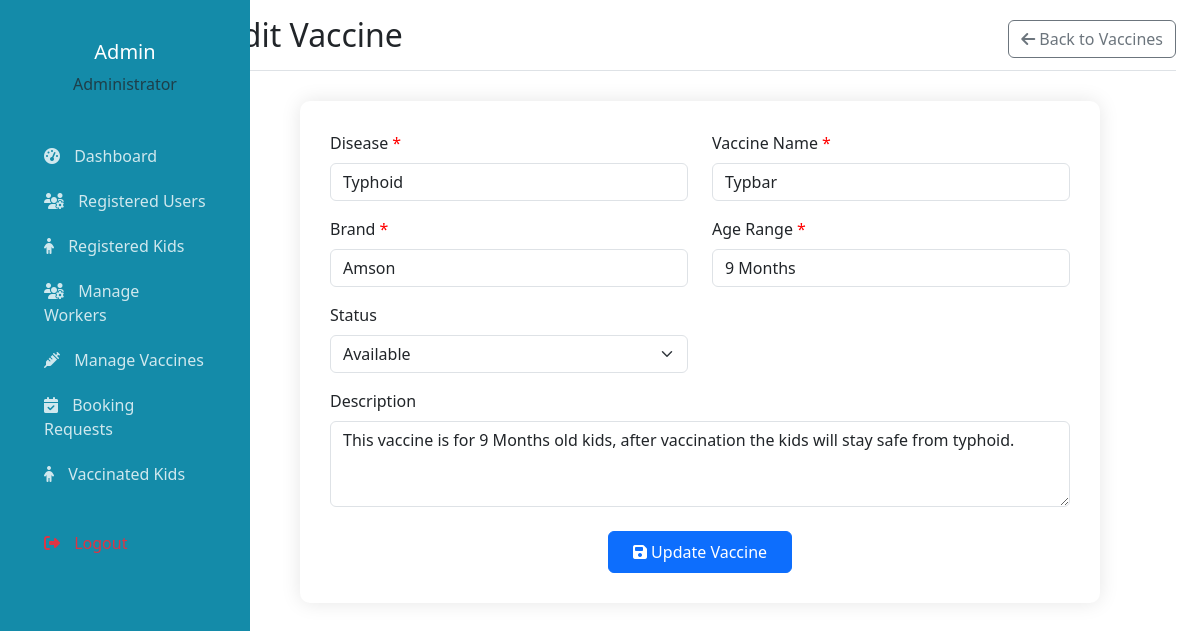
Page /admin/edit_vaccine.php?id=2 (signed in) on the committed database.
### tables this page shows
CREATE TABLE IF NOT EXISTS `vaccines` (
  `id` int NOT NULL AUTO_INCREMENT,
  `disease` varchar(100) NOT NULL,
  `vaccine_name` varchar(100) NOT NULL,
  `brand` varchar(100) NOT NULL,
  `age_range` varchar(50) NOT NULL COMMENT 'e.g., "0-6 months", "1-2 years"',
  `status` enum('Available','Unavailable') DEFAULT 'Available',
  `can_book` tinyint(1) DEFAULT '1' COMMENT '1=Book Now enabled, 0=disabled',
  `description` text,
  `created_at` timestamp NULL DEFAULT CURRENT_TIMESTAMP,
  `updated_at` timestamp NULL DEFAULT CURRENT_TIMESTAMP ON UPDATE CURRENT_TIMESTAMP,
  PRIMARY KEY (`id`)
);

### admin/edit_vaccine.php (the view, shortened to what this page needs)
<?php
require_once '../includes/db_connection.php';
$id = $disease = $vaccine_name = $brand = $age_range = $status = $description = '';
if($_SERVER['REQUEST_METHOD'] == 'GET'){
$id = $_GET["id"];
$sql = "SELECT * FROM vaccines WHERE id = $id";
$result = $connection->query($sql);
$row = $result->fetch_assoc();
$disease = $row["disease"];
$vaccine_name = $row["vaccine_name"];
$brand = $row["brand"];
$age_range = $row["age_range"];
$status = $row["status"];
$description = $row["description"];
}
?>
<!DOCTYPE html>
<html lang="en">
<head>
</head>
<body>
    <div class="container-fluid">
        <div class="row">
            <?php include 'admin_sidebar.php'; ?>
            <main class="col-md-9 ms-sm-auto col-lg-10 px-md-4">
                <div class="d-flex justify-content-between flex-wrap flex-md-nowrap align-items-center pt-3 pb-2 mb-3 border-bottom">
                    <h1 class="h2">Edit Vaccine</h1>
                    <a href="manage_vaccines.php" class="btn btn-outline-secondary">
                        <i class="fas fa-arrow-left"></i> Back to Vaccines
                    </a>
                </div>
                <div class="form-container">
                    <form method="POST">
                        <div class="row mb-3">
                            <div class="col-md-6">
                                <label class="form-label required">Disease</label>
                                <input type="text" class="form-control" name="disease"
                                       value="<?= htmlspecialchars($disease) ?>" required>
                            </div>
                            <div class="col-md-6">
                                <label class="form-label required">Vaccine Name</label>
                                <input type="text" class="form-control" name="vaccine_name"
                                       value="<?= htmlspecialchars($vaccine_name) ?>" required>
                            </div>
                        </div>
                        <div class="row mb-3">
                            <div class="col-md-6">
                                <label class="form-label required">Brand</label>
                                <input type="text" class="form-control" name="brand"
                                       value="<?= htmlspecialchars($brand) ?>" required>
                            </div>
                            <div class="col-md-6">
                                <label class="form-label required">Age Range</label>
                                <input type="text" class="form-control" name="age_range"
                                       value="<?= htmlspecialchars($age_range) ?>" required>
                            </div>
                        </div>
                        <div class="row mb-3">
                            <div class="col-md-6">
                                <label class="form-label">Status</label>
                                <select class="form-select" name="status">
                                    <option value="Available" <?= $status == 'Available' ? 'selected' : '' ?>>Available</option>
                                </select>
                            </div>
                        </div>
                        <div class="mb-3">
                            <label class="form-label">Description</label>
                            <textarea class="form-control" name="description" rows="3"><?= htmlspecialchars($description) ?></textarea>
                        </div>
                        <div class="text-center mt-4">
                            <button type="submit" class="btn btn-primary px-4 py-2">
                                <i class="fas fa-save"></i> Update Vaccine
                            </button>
                        </div>
                    </form>
                </div>
            </main>
        </div>
    </div>
</body>
</html>

### admin/edit_vaccine.php (style rules this page uses)
.form-container { max-width: 800px; margin: 30px auto; padding: 30px; border-radius: 10px; box-shadow: 0 0 20px rgba(0,0,0,0.1); background: white; }
.required:after { content: " *"; color: red; }

### admin/admin_sidebar.php (style rules this page uses)
:root { --primary-color: #148ba9; --secondary-color: #f8f9fa; }

### rows in the picture
vaccines: disease "Typhoid", vaccine_name "Typbar", brand "Amson", age_range "9 Months", status "Available", description "This vaccine is for 9 Months old kids, after vaccination the kids will stay safe from typhoid."

### other values in the picture
$_SESSION['admin_name'] "Admin"
